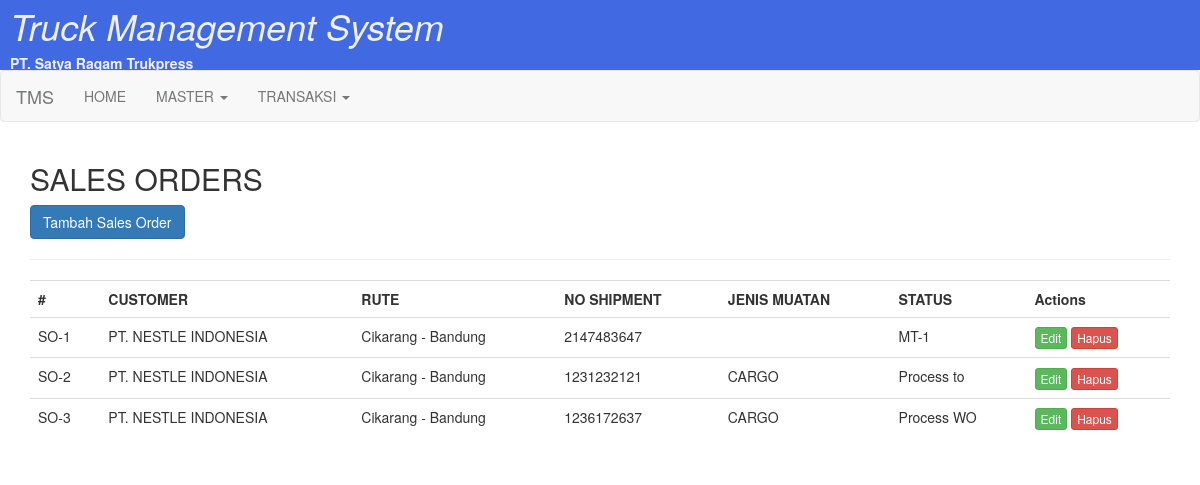
/sales_order.php (signed in), run on the app's committed database.
### tables this page shows
CREATE TABLE `sales_orders` (
  `id_sales_order` varchar(30) NOT NULL,
  `id_customer` varchar(15) DEFAULT NULL,
  `id_rute` varchar(15) DEFAULT NULL,
  `no_shipment` int(15) DEFAULT NULL,
  `id_jenis_muatan` varchar(15) DEFAULT NULL,
  `status_so` varchar(20) DEFAULT NULL,
  PRIMARY KEY (`id_sales_order`),
  KEY `fk_customer` (`id_customer`),
  KEY `fk_rute_so` (`id_rute`),
  KEY `fk_jenis_muatan` (`id_jenis_muatan`),
  CONSTRAINT `fk_customer` FOREIGN KEY (`id_customer`) REFERENCES `data_customers` (`id_customer`) ON DELETE CASCADE ON UPDATE CASCADE,
  CONSTRAINT `fk_rute_so` FOREIGN KEY (`id_rute`) REFERENCES `data_rute` (`id_rute`) ON DELETE CASCADE ON UPDATE CASCADE
);

CREATE TABLE `data_customers` (
  `id_customer` varchar(15) NOT NULL,
  `nama_customer` varchar(100) DEFAULT NULL,
  `alamat_customer` text,
  `no_telp` varchar(12) DEFAULT NULL,
  `no_fax` varchar(12) DEFAULT NULL,
  `email` varchar(50) DEFAULT NULL,
  PRIMARY KEY (`id_customer`)
);

CREATE TABLE `data_rute` (
  `id_rute` varchar(15) NOT NULL,
  `origin` varchar(100) DEFAULT NULL,
  `destination` varchar(100) DEFAULT NULL,
  `deskripsi_rute` varchar(100) DEFAULT NULL,
  `jumlah_tagihan` int(11) DEFAULT NULL,
  PRIMARY KEY (`id_rute`)
);

CREATE TABLE `data_jenis_muatan` (
  `id_jenis_muatan` varchar(15) NOT NULL,
  `jenis_muatan` varchar(50) DEFAULT NULL,
  PRIMARY KEY (`id_jenis_muatan`)
);

### sales_order.php (the view, shortened to what this page needs)
<?php
include('header.php');
include('koneksi.php');
$sql = "SELECT sales_orders.id_sales_order, sales_orders.no_shipment, sales_orders.status_so, r.deskripsi_rute, c.nama_customer, jm.jenis_muatan FROM sales_orders LEFT JOIN data_customers as c ON sales_orders.id_customer = c.id_customer LEFT JOIN data_rute as r ON sales_orders.id_rute = r.id_rute LEFT JOIN data_jenis_muatan as jm ON sales_orders.id_jenis_muatan = jm.id_jenis_muatan";
$tampil = mysqli_query($conn, $sql);
?>
<div id="rute" class="row">
  <div class="col-sm-12">
    <h2>SALES ORDERS</h2>
    <a href="transaksi_so.php" class="btn btn-primary">Tambah Sales Order</a>
    <hr>
    <table class="table">
      <tr>
        <th>#</th>
        <th>CUSTOMER</th>
        <th>RUTE</th>
        <th>NO SHIPMENT</th>
        <th>JENIS MUATAN</th>
        <th>STATUS</th>
        <th>Actions</th>
      </tr>
      <?php
      while($data = mysqli_fetch_array($tampil)) {
        ?>
        <tr>
          <td><?php echo $data['id_sales_order']; ?></td>
          <td><?php echo $data['nama_customer']; ?></td>
          <td><?php echo $data['deskripsi_rute']; ?></td>
          <td><?php echo $data['no_shipment']; ?></td>
          <td><?php echo $data['jenis_muatan']; ?></td>
          <td><?php echo $data['status_so']; ?></td>
          <td>
            <a href="edit_customer.php?id=<?php echo $data['id_customer']; ?>" class="btn btn-xs btn-success">Edit</a>
            <a onclick="return confirm('Kamu yakin menghapus Customer ini ?')" href="hapus_customer.php?id=<?php echo $data['id_customer']; ?>" class="btn btn-danger btn-xs">Hapus</a>
          </td>
      </tr>
      <?php } ?>
    </table>
  </div>
</div>
<?php
include('footer.php');
?>

### header.php (shortened to what this page needs)
<!DOCTYPE html>
<html lang="en">
<head>
    <link rel="stylesheet" href="style.css">
    <link href="https://maxcdn.bootstrapcdn.com/bootstrap/3.3.7/css/bootstrap.min.css" rel="stylesheet">
    <link rel="stylesheet" href="vendor/jquery-ui.css">
</head>
<body>
    <div class="header">
      <h1><i>Truck Management System</i></h1>
      <h5>PT. Satya Ragam Trukpress</h5>
    </div>
    <nav class="navbar navbar-default">
      <div class="container-fluid">
        <div class="navbar-header">
          <a class="navbar-brand" href="#">TMS</a>
        </div>
        <div class="collapse navbar-collapse" id="bs-example-navbar-collapse-1">
          <ul class="nav navbar-nav">
            <li><a href="index.php">HOME</a></li>
            <li class="dropdown">
              <a href="#" class="dropdown-toggle" data-toggle="dropdown" role="button" aria-haspopup="true" aria-expanded="false">MASTER <span class="caret"></span></a>
            </li>
            <li class="dropdown">
              <a href="#" class="dropdown-toggle" data-toggle="dropdown" role="button" aria-haspopup="true" aria-expanded="false">TRANSAKSI <span class="caret"></span></a>
            </li>
          </ul>
        </div>
      </div>
    </nav>
    <div class="container">

### footer.php (shortened to what this page needs)
    </div>
</body>
</html>

### style.css (style rules this page uses)
* { margin: 0; padding: 0; }
body { font-family: 'Segoe UI', Tahoma, Geneva, Verdana, sans-serif; }
.btn { text-decoration: none; color: white; padding: 5px 15px; border: 1px; border-radius: 2px; }
.header { height: 70px; background-color: royalblue; color: #f0f0f0; margin-top: -20px; }
.header h1 { margin-left: 10px; padding-top: 6px; }
.header h5 { margin-left: 10px; font-weight: bold; }

### data on the page
sales_orders: id_sales_order "SO-1", id_customer.nama_customer "PT. NESTLE INDONESIA", id_rute.deskripsi_rute "Cikarang - Bandung", no_shipment "2147483647", status_so "MT-1"
sales_orders: id_sales_order "SO-2", id_customer.nama_customer "PT. NESTLE INDONESIA", id_rute.deskripsi_rute "Cikarang - Bandung", no_shipment "1231232121", id_jenis_muatan.jenis_muatan "CARGO", status_so "Process to"
sales_orders: id_sales_order "SO-3", id_customer.nama_customer "PT. NESTLE INDONESIA", id_rute.deskripsi_rute "Cikarang - Bandung", no_shipment "1236172637", id_jenis_muatan.jenis_muatan "CARGO", status_so "Process WO"
